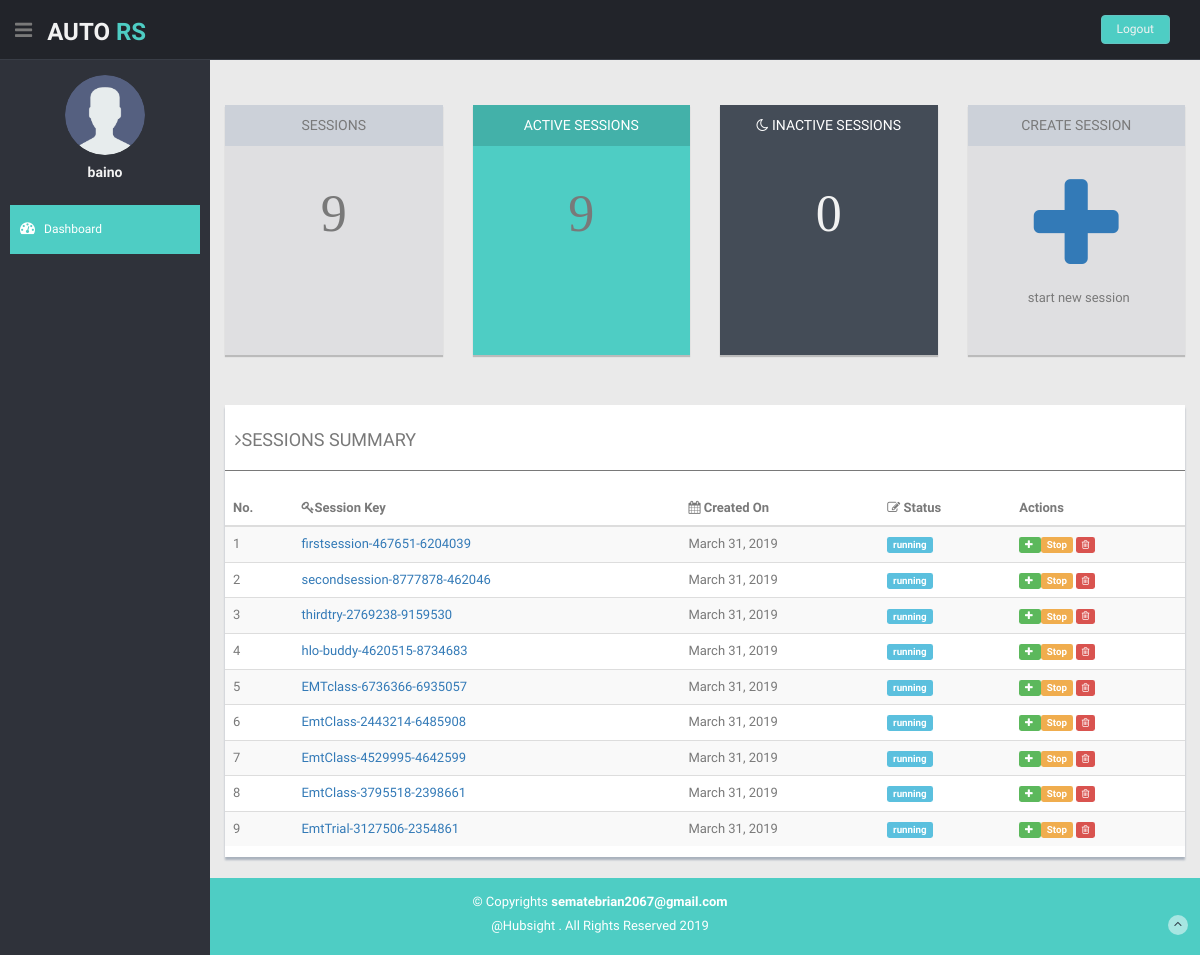
The app's page /moderator/ (signed in), older data.
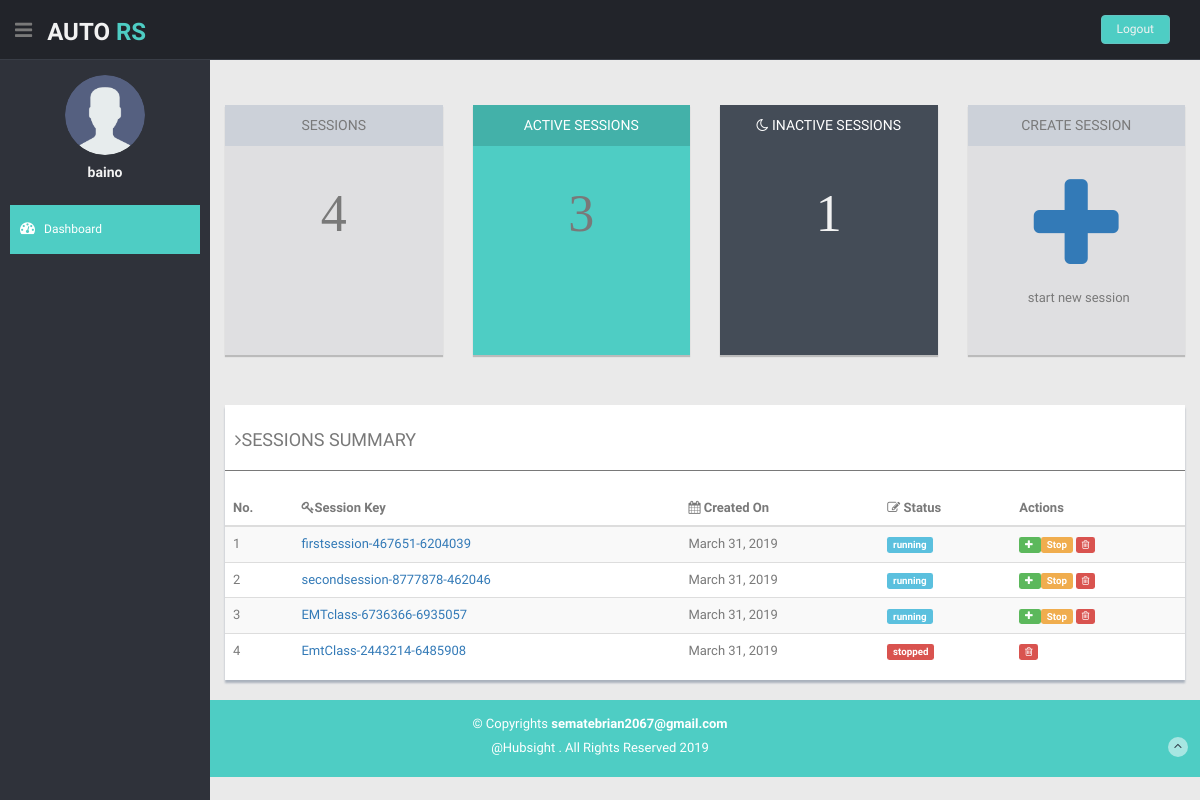
The same page, newer data.
### Ars/models.py (models this page shows)
class Session(models.Model):
    status = models.CharField(max_length=25, default='running')
    session_key = models.CharField(max_length=250, null=False)
    owner = models.ForeignKey(User, on_delete=models.CASCADE)
    created_on = models.DateField(auto_now_add=True)

### Ars/decorators.py (the view)
    def wrapper(request, **kwargs):
        if request is not None:
            if request.method == "GET":
                return function(request, **kwargs)
            raise Exception("method not allowed.")
        raise Exception("request is null")

### moderator/views.py (called while the page is built)
@Get_check
@login_required
def index(request):
    context = {}
    current_user_id=request.user.id
    user_sessions = Session.objects.filter(owner=current_user_id)
    context['sessions']=user_sessions
    inactive_session_count = user_sessions.filter(status="stopped").count()
    active_session_count = user_sessions.filter(status='running').count()
    context['active_count']=active_session_count
    context['inactive_count']=inactive_session_count
    return render(request, 'moderator/index.html', context)

### moderator/templates/moderator/index.html (shortened to what this page needs)
{% extends 'moderator/base.html' %}
{% block body%}
    <section id="main-content">
      <section class="wrapper">
        <div class="row">
          <div class="col-lg-12 main-chart">
            <div class="row mt">
              <div class="col-md-3 col-sm-12 mb">
                <div class="grey-panel pn">
                  <div class="grey-header">
                    <h5>SESSIONS</h5>
                  </div>
                  <h1 class="mt fa fa-4x">
                  {%if sessions%}
                      {{sessions.count}}
                  {%else%}
                    0
                  {%endif%}
              </h1>
                  <div class="row">
                    <div class="col-sm-6 col-xs-6 goleft">
                      <p><br/></p>
                    </div>
                  </div>
                </div>
              </div>
              <div class="col-md-3 col-sm-12 mb">
                <div class=" green-panel  pn">
                  <div class="green-header ">
                    <h5>ACTIVE SESSIONS</h5>
                  </div>
                                    <h1 class="mt fa fa-4x">
                                      {%if sessions%}
                                      {{active_count}}
                                      {%else%}
                                      0
                                      {%endif%}
                                    </h1>
                </div>
              </div>
              <div class="col-md-3 col-sm-12 mb">
                <div class="darkblue-panel pn">
                  <div class="darkblue-header">
                    <h5><i class=" fa fa-moon-o"></i> INACTIVE SESSIONS</h5>
                  </div>
                                    <h1 class="mt fa fa-4x">
                                      {%if sessions%}
                                        {{inactive_count}}
                                      {%else%}
                                        0
                                      {%endif%}
                                    </h1>
                </div>
              </div>
                 <div class="col-md-3 col-sm-12 mb">
                <div class="grey-panel pn">
                  <div class="grey-header">
                    <h5>CREATE SESSION</h5>
                  </div>
                  <a href="" data-toggle="modal" data-target="#createsession_Modal">
                    <h1 class="mt"><i class="fa fa-plus fa-3x"></i></h1>
                  </a>
                  <p>start new session</p>
                </div>
              </div>
            </div>
        <div class="row mt">
          <div class="col-md-12">
            <div class="content-panel">
              <table class="table table-striped table-advance table-hover">
                <h4><i class="fa fa-angle-right"></i>SESSIONS SUMMARY</h4>
                <hr>
                <thead>
                  <tr>
                    <th>No.</th>
                    <th><i class="fa fa-key"></i>Session Key</th>
                    <th><i class="fa fa-calendar"></i> Created On</th>
                    <th><i class=" fa fa-edit"></i> Status</th>
                    <th>Actions</th>
                  </tr>
                </thead>
                <tbody>
                  {%if sessions%}
                  {%for session in sessions%}
                  <tr>
                    <td>{{forloop.counter}}</td>
                    <td>
                      <a href="{% url 'moderator:sessionDetails' session.id %}">{{session.session_key}}</a>
                    </td>
                    <td class="hidden-phone">{{session.created_on}}</td>
                    <td><span class="label label-{% if session.status == 'stopped'%}danger{% else %}info{% endif %} label-mini">{{session.status}}</span></td>
                    <td>
                      {%if session.status == "running" %}
                          <a href="{% url 'moderator:categorycreate' session.id %}">
                            <span class="label label-success">
                              <i class="fa fa-plus"></i>
                            </span>
                          </a>
                        <a href="{% url 'moderator:sessionstop' session.id %}">
                          <span class="label label-warning label-mini">Stop</span>
                        </a>
                        {%endif%}
                        <a href="{% url 'moderator:sessiondelete' session.id %}">
                          <span class="label label-danger">
                            <i class="fa fa-trash-o"></i>
                          </span>
                        </a>
                    </td>
                  </tr>
                  {%endfor%}
                  {%endif%}
                </tbody>
              </table>
            </div>
          </div>
        </div>
          </div>
        </div>
      </section>
    </section>
    {% endblock %}

### moderator/templates/moderator/base.html (shortened to what this page needs)
<!DOCTYPE html>
<html lang="en">
<head>
  {% load staticfiles %}
  <link href="{% static 'moderator/lib/bootstrap/css/bootstrap.min.css' %}" rel="stylesheet">
  <link href="{% static 'moderator/lib/font-awesome/css/font-awesome.css' %}" rel="stylesheet" />
  <link rel="stylesheet" type="text/css" href="{% static 'moderator/css/zabuto_calendar.css' %}">
  <link rel="stylesheet" type="text/css" href="{% static 'moderator/lib/gritter/css/jquery.gritter.css' %}" />
  <link href="{% static 'moderator/lib/advanced-datatable/css/demo_page.css' %} " rel="stylesheet" />
  <link href="{% static 'moderator/lib/advanced-datatable/css/demo_table.css' %}" rel="stylesheet" />
  <link rel="stylesheet" href="{% static 'moderator/lib/advanced-datatable/css/DT_bootstrap.css' %}" />
  <link href="{% static 'moderator/css/style.css' %}" rel="stylesheet">
  <link href="{% static 'moderator/css/style-responsive.css' %}" rel="stylesheet">
</head>
<body>
  <section id="container">
    <header class="header black-bg">
      <div class="sidebar-toggle-box">
        <div class="fa fa-bars tooltips" data-placement="right" data-original-title="Toggle Navigation"></div>
      </div>
      <a href="index.html" class="logo"><b>AUTO<span> RS</span></b></a>
      <div class="top-menu">
        <ul class="nav pull-right top-menu">
          <li><a class="logout" href="{% url "UserAuth:logout" %}">Logout</a></li>
        </ul>
      </div>
    </header>
    <aside>
      <div id="sidebar" class="nav-collapse ">
        <ul class="sidebar-menu" id="nav-accordion">
          <p class="centered"><a href="profile.html"><img src="{% static 'moderator/img/user.png' %}" class="img-circle" width="80"></a></p>
          <h5 class="centered">{{request.user.username}}</h5>
          <li class="mt">
            <a class="active" href="{%url 'moderator:index'%}">
              <i class="fa fa-dashboard"></i>
              <span>Dashboard</span>
              </a>
          </li>
        </ul>
      </div>
    </aside>
    {% block body %}
    {% endblock %}
    <footer class="site-footer">
      <div class="text-center">
        <p>
          &copy; Copyrights <strong>sematebrian2067@gmail.com</strong>
          <p>
            @Hubsight . All Rights Reserved
          </p>
        </p>
        <a href="#" class="go-top">
          <i class="fa fa-angle-up"></i>
          </a>
      </div>
    </footer>
  </section>
</body>
</html>

### moderator/static/moderator/css/style.css (style rules this page uses)
body { color: #797979; background: #eaeaea; font-family: 'Ruda', sans-serif; padding: 0px !important; margin: 0px !important; font-size:13px; }
ul li { list-style: none; }
a, a:hover, a:focus { text-decoration: none; outline: none; }
#container { width: 100%; height: 100%; }
hr { margin-top: 20px; margin-bottom: 20px; border: 0; border-top: 1px solid #797979; }
.centered { text-align: center; }
.goleft { text-align: left; }
.mt { margin-top: 25px; }
.mb { margin-bottom: 25px; }
ul.top-menu > li > .logout { color: #f2f2f2; font-size: 12px; border-radius: 4px; -webkit-border-radius: 4px; border: 1px solid #64c3c2 !important; padding: 5px 15px; margin-right: 15px; background: #4ECDC4; margin-top: 15px; }
#sidebar { width: 210px; height: 100%; position: fixed; background: #2f323a; }
#sidebar h5 { color: #f2f2f2; font-weight: 700; }
#sidebar ul li { position: relative; }
ul.sidebar-menu , ul.sidebar-menu li ul.sub { margin: -2px 0 0; padding: 0; }
ul.sidebar-menu { margin-top: 75px; }
ul.sidebar-menu li { margin-bottom: 5px; margin-left:10px; margin-right:10px; }
ul.sidebar-menu li a span { display: inline-block; }
ul.sidebar-menu li a { color: #aeb2b7; text-decoration: none; display: block; padding: 15px 0 15px 10px; font-size: 12px; outline: none; -webkit-transition: all 0.3s ease; -moz-transition: all 0.3s ease; -o-transition: all 0.3s ease; -ms-transition: all 0.3s ease; transition: all 0.3s ease; }
ul.sidebar-menu li a.active, ul.sidebar-menu li a:hover, ul.sidebar-menu li a:focus { background: #4ECDC4; color: #fff; display: block; -webkit-transition: all 0.3s ease; -moz-transition: all 0.3s ease; -o-transition: all 0.3s ease; -ms-transition: all 0.3s ease; transition: all 0.3s ease; }
ul.sidebar-menu li a i { font-size: 15px; padding-right: 6px; }
ul.sidebar-menu li a.active i { color: #fff; }
#main-content { margin-left: 210px; }
.header, .footer { min-height: 60px; padding: 0 15px; }
.header { position: fixed; left: 0; right: 0; z-index: 1002; }
.black-bg { background: #22242a; border-bottom: 1px solid #393d46; }
.wrapper { display: inline-block; margin-top: 60px; padding-left: 15px; padding-right: 15px; padding-bottom: 15px; padding-top: 0px; width: 100%; }
a.logo { font-size: 24px; color: #f2f2f2; float: left; margin-top: 15px; text-transform: uppercase; }
a.logo b { font-weight: 900; }
a.logo span { color: #4ECDC4; }
#top_menu .nav > li, ul.top-menu > li { float: left; }
ul.top-menu > li > a { color: #666666; font-size: 16px; border-radius: 4px; -webkit-border-radius: 4px; border:1px solid #666666 !important; padding: 2px 6px; margin-right: 15px; }
.sidebar-toggle-box { float: left; padding-right: 15px; margin-top: 20px; }
.sidebar-toggle-box .fa-bars { cursor: pointer; display: inline-block; font-size: 20px; }
.main-chart { padding-top: 20px; }
.pn { height: 250px; box-shadow: 0 2px 1px rgba(0, 0, 0, 0.2); }
.grey-panel { text-align: center; background: #dfdfe1; }
.grey-panel .grey-header { background: #ccd1d9; padding: 3px; margin-bottom: 15px; }
.grey-panel h5 { font-weight: 200; margin-top: 10px; }
.grey-panel p { margin-left: 5px; }
.darkblue-panel { text-align: center; background: #444c57; }
.darkblue-panel .darkblue-header { background: transparent; padding: 3px; margin-bottom: 15px; }
.darkblue-panel h1 { color: #f2f2f2; }
.darkblue-panel h5 { font-weight: 200; margin-top: 10px; color: white; }
.green-panel { text-align: center; background: #4ECDC4; }
.green-panel .green-header { background: #43b1a9; padding: 3px; margin-bottom: 15px; }
.green-panel h5 { color: white; font-weight: 200; margin-top: 10px; }
.content-panel { background: #ffffff; box-shadow: 0px 3px 2px #aab2bd; padding-top: 15px; padding-bottom: 5px; }
.content-panel h4 { margin-left: 10px; }
.site-footer { background: #4ECDC4; color: #fff; padding: 15px 0; }
.site-footer p { margin-bottom: 5px; }
.go-top { margin-right: 1%; margin-top: -25px; float: right; background: rgba(255,255,255,.5); width: 20px; height: 20px; border-radius: 50%; -webkit-border-radius: 50%; }
.go-top i { color: #2A3542; }

Row changes from the older to the newer data that the page shows:
removed Session: session_key "thirdtry-2769238-9159530", created_on "March 31, 2019", status "running", shows "Stop"
removed Session: session_key "hlo-buddy-4620515-8734683", created_on "March 31, 2019", status "running", shows "Stop"
removed Session: session_key "EmtClass-4529995-4642599", created_on "March 31, 2019", status "running", shows "Stop"
removed Session: session_key "EmtClass-3795518-2398661", created_on "March 31, 2019", status "running", shows "Stop"
removed Session: session_key "EmtTrial-3127506-2354861", created_on "March 31, 2019", status "running", shows "Stop"
changed Session "EmtClass-2443214-6485908": status "running" → "stopped"; no longer shows "Stop"
Text that changed along with them:
{{ sessions.count }}: "9" → "4"
{{ active_count }}: "9" → "3"
{{ inactive_count }}: "0" → "1"
